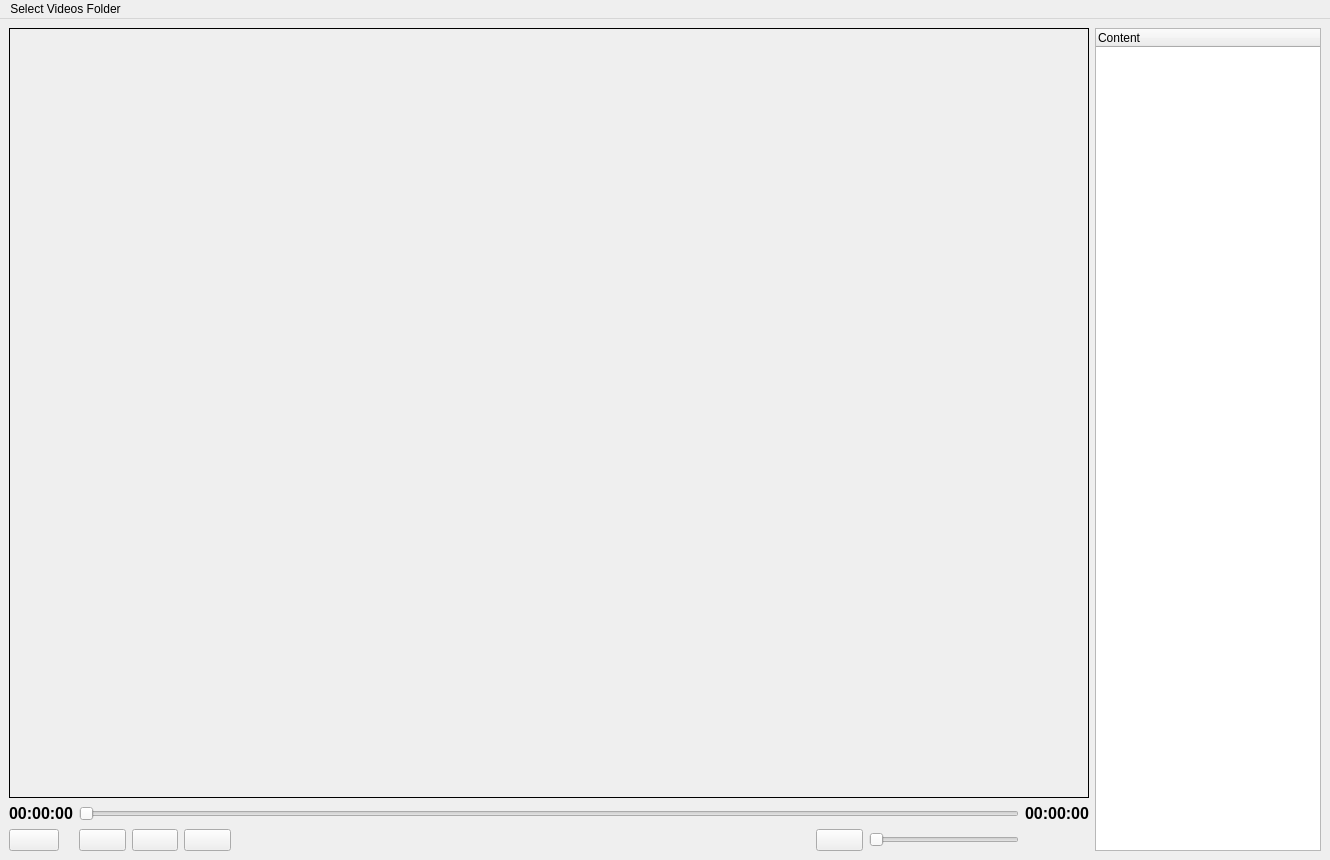
<?xml version="1.0" encoding="UTF-8"?>
<ui version="4.0">
 <class>MainWindow</class>
 <widget class="QMainWindow" name="MainWindow">
  <property name="geometry">
   <rect>
    <x>0</x>
    <y>0</y>
    <width>1330</width>
    <height>860</height>
   </rect>
  </property>
  <property name="windowTitle">
   <string>MediaPlay</string>
  </property>
  <property name="styleSheet">
   <string notr="true"/>
  </property>
  <widget class="QWidget" name="gridLayoutWidget">
   <layout class="QGridLayout" name="gridLayout_3">
    <item row="1" column="17">
     <widget class="QLabel" name="label_Total_Time">
      <property name="enabled">
       <bool>true</bool>
      </property>
      <property name="maximumSize">
       <size>
        <width>90</width>
        <height>16777215</height>
       </size>
      </property>
      <property name="font">
       <font>
        <pointsize>12</pointsize>
        <bold>true</bold>
       </font>
      </property>
      <property name="text">
       <string>00:00:00</string>
      </property>
     </widget>
    </item>
    <item row="2" column="15">
     <widget class="QPushButton" name="pushButton_Volume">
      <property name="maximumSize">
       <size>
        <width>50</width>
        <height>50</height>
       </size>
      </property>
      <property name="text">
       <string/>
      </property>
     </widget>
    </item>
    <item row="1" column="0" alignment="Qt::AlignmentFlag::AlignRight">
     <widget class="QLabel" name="label_current_Time">
      <property name="maximumSize">
       <size>
        <width>90</width>
        <height>16777215</height>
       </size>
      </property>
      <property name="font">
       <font>
        <pointsize>12</pointsize>
        <bold>true</bold>
       </font>
      </property>
      <property name="text">
       <string>00:00:00</string>
      </property>
     </widget>
    </item>
    <item row="2" column="1">
     <widget class="QPushButton" name="pushButton_Seek_Backward">
      <property name="maximumSize">
       <size>
        <width>50</width>
        <height>50</height>
       </size>
      </property>
      <property name="text">
       <string/>
      </property>
     </widget>
    </item>
    <item row="2" column="2">
     <widget class="QPushButton" name="pushButton_Seek_Forward">
      <property name="maximumSize">
       <size>
        <width>50</width>
        <height>50</height>
       </size>
      </property>
      <property name="text">
       <string/>
      </property>
     </widget>
    </item>
    <item row="1" column="1" colspan="16">
     <widget class="QSlider" name="horizontalSlider_Duration">
      <property name="enabled">
       <bool>true</bool>
      </property>
      <property name="sizePolicy">
       <sizepolicy hsizetype="Expanding" vsizetype="Fixed">
        <horstretch>0</horstretch>
        <verstretch>0</verstretch>
       </sizepolicy>
      </property>
      <property name="minimumSize">
       <size>
        <width>910</width>
        <height>0</height>
       </size>
      </property>
      <property name="focusPolicy">
       <enum>Qt::FocusPolicy::NoFocus</enum>
      </property>
      <property name="statusTip">
       <string/>
      </property>
      <property name="autoFillBackground">
       <bool>false</bool>
      </property>
      <property name="maximum">
       <number>100</number>
      </property>
      <property name="singleStep">
       <number>0</number>
      </property>
      <property name="pageStep">
       <number>0</number>
      </property>
      <property name="tracking">
       <bool>true</bool>
      </property>
      <property name="orientation">
       <enum>Qt::Orientation::Horizontal</enum>
      </property>
      <property name="invertedAppearance">
       <bool>false</bool>
      </property>
      <property name="invertedControls">
       <bool>false</bool>
      </property>
      <property name="tickPosition">
       <enum>QSlider::TickPosition::NoTicks</enum>
      </property>
     </widget>
    </item>
    <item row="0" column="18" rowspan="3">
     <widget class="QTreeWidget" name="treeWidget">
      <property name="sizePolicy">
       <sizepolicy hsizetype="Expanding" vsizetype="Expanding">
        <horstretch>0</horstretch>
        <verstretch>0</verstretch>
       </sizepolicy>
      </property>
      <property name="minimumSize">
       <size>
        <width>200</width>
        <height>50</height>
       </size>
      </property>
      <property name="maximumSize">
       <size>
        <width>400</width>
        <height>16777215</height>
       </size>
      </property>
      <property name="sizeIncrement">
       <size>
        <width>0</width>
        <height>0</height>
       </size>
      </property>
      <property name="baseSize">
       <size>
        <width>0</width>
        <height>0</height>
       </size>
      </property>
      <property name="lineWidth">
       <number>1</number>
      </property>
      <property name="verticalScrollBarPolicy">
       <enum>Qt::ScrollBarPolicy::ScrollBarAsNeeded</enum>
      </property>
      <property name="horizontalScrollBarPolicy">
       <enum>Qt::ScrollBarPolicy::ScrollBarAsNeeded</enum>
      </property>
      <property name="sizeAdjustPolicy">
       <enum>QAbstractScrollArea::SizeAdjustPolicy::AdjustToContents</enum>
      </property>
      <property name="autoScroll">
       <bool>true</bool>
      </property>
      <property name="verticalScrollMode">
       <enum>QAbstractItemView::ScrollMode::ScrollPerPixel</enum>
      </property>
      <property name="horizontalScrollMode">
       <enum>QAbstractItemView::ScrollMode::ScrollPerPixel</enum>
      </property>
      <property name="indentation">
       <number>15</number>
      </property>
      <property name="allColumnsShowFocus">
       <bool>false</bool>
      </property>
      <property name="wordWrap">
       <bool>false</bool>
      </property>
      <attribute name="headerCascadingSectionResizes">
       <bool>true</bool>
      </attribute>
      <attribute name="headerHighlightSections">
       <bool>true</bool>
      </attribute>
      <column>
       <property name="text">
        <string notr="true">Content</string>
       </property>
      </column>
     </widget>
    </item>
    <item row="0" column="0" colspan="18">
     <widget class="QGroupBox" name="groupBox_Video">
      <property name="enabled">
       <bool>true</bool>
      </property>
      <property name="minimumSize">
       <size>
        <width>1080</width>
        <height>720</height>
       </size>
      </property>
      <property name="styleSheet">
       <string notr="true">QGroupBox
{
        border:1px solid black;
}</string>
      </property>
      <property name="title">
       <string/>
      </property>
     </widget>
    </item>
    <item row="2" column="16">
     <widget class="QSlider" name="horizontalSlider_Volume">
      <property name="maximumSize">
       <size>
        <width>150</width>
        <height>16777215</height>
       </size>
      </property>
      <property name="orientation">
       <enum>Qt::Orientation::Horizontal</enum>
      </property>
     </widget>
    </item>
    <item row="2" column="0">
     <widget class="QPushButton" name="pushButton_Play_Pause">
      <property name="maximumSize">
       <size>
        <width>50</width>
        <height>50</height>
       </size>
      </property>
      <property name="text">
       <string/>
      </property>
     </widget>
    </item>
    <item row="2" column="3">
     <widget class="QPushButton" name="pushButton_Stop">
      <property name="maximumSize">
       <size>
        <width>50</width>
        <height>50</height>
       </size>
      </property>
      <property name="text">
       <string/>
      </property>
     </widget>
    </item>
   </layout>
  </widget>
  <widget class="QMenuBar" name="menubar">
   <property name="geometry">
    <rect>
     <x>0</x>
     <y>0</y>
     <width>1330</width>
     <height>21</height>
    </rect>
   </property>
   <widget class="QMenu" name="menuSelect_Video_File">
    <property name="title">
     <string>Select Videos Folder</string>
    </property>
    <addaction name="actionOpen"/>
    <addaction name="playInViewLOg_check_box"/>
   </widget>
   <addaction name="menuSelect_Video_File"/>
  </widget>
  <action name="actionOpen">
   <property name="text">
    <string>Open</string>
   </property>
   <property name="visible">
    <bool>true</bool>
   </property>
  </action>
  <action name="playInViewLOg_check_box">
   <property name="checkable">
    <bool>true</bool>
   </property>
   <property name="checked">
    <bool>true</bool>
   </property>
   <property name="text">
    <string>Play Media in ViewLog</string>
   </property>
  </action>
 </widget>
 <resources/>
 <connections/>
</ui>
